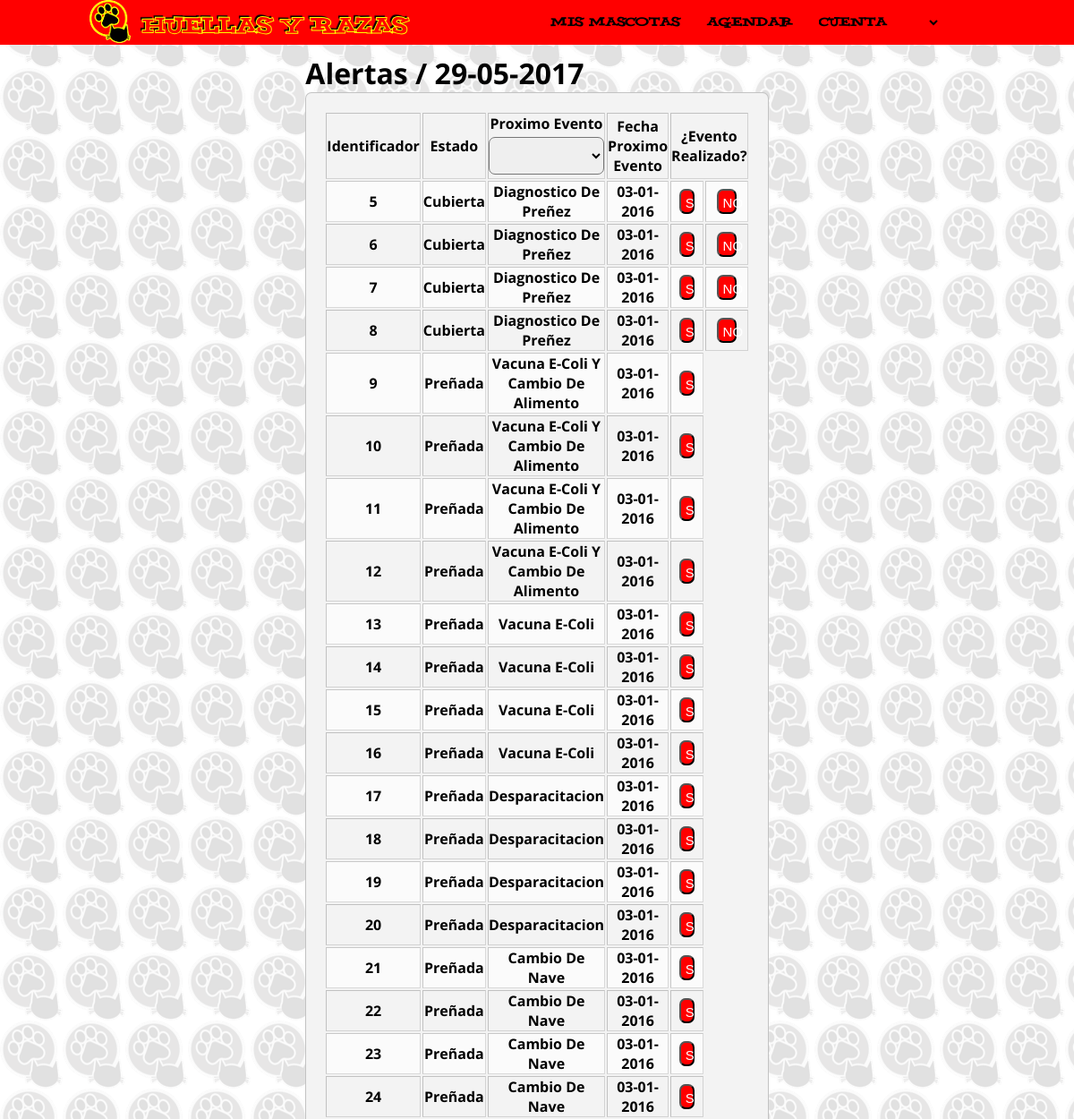
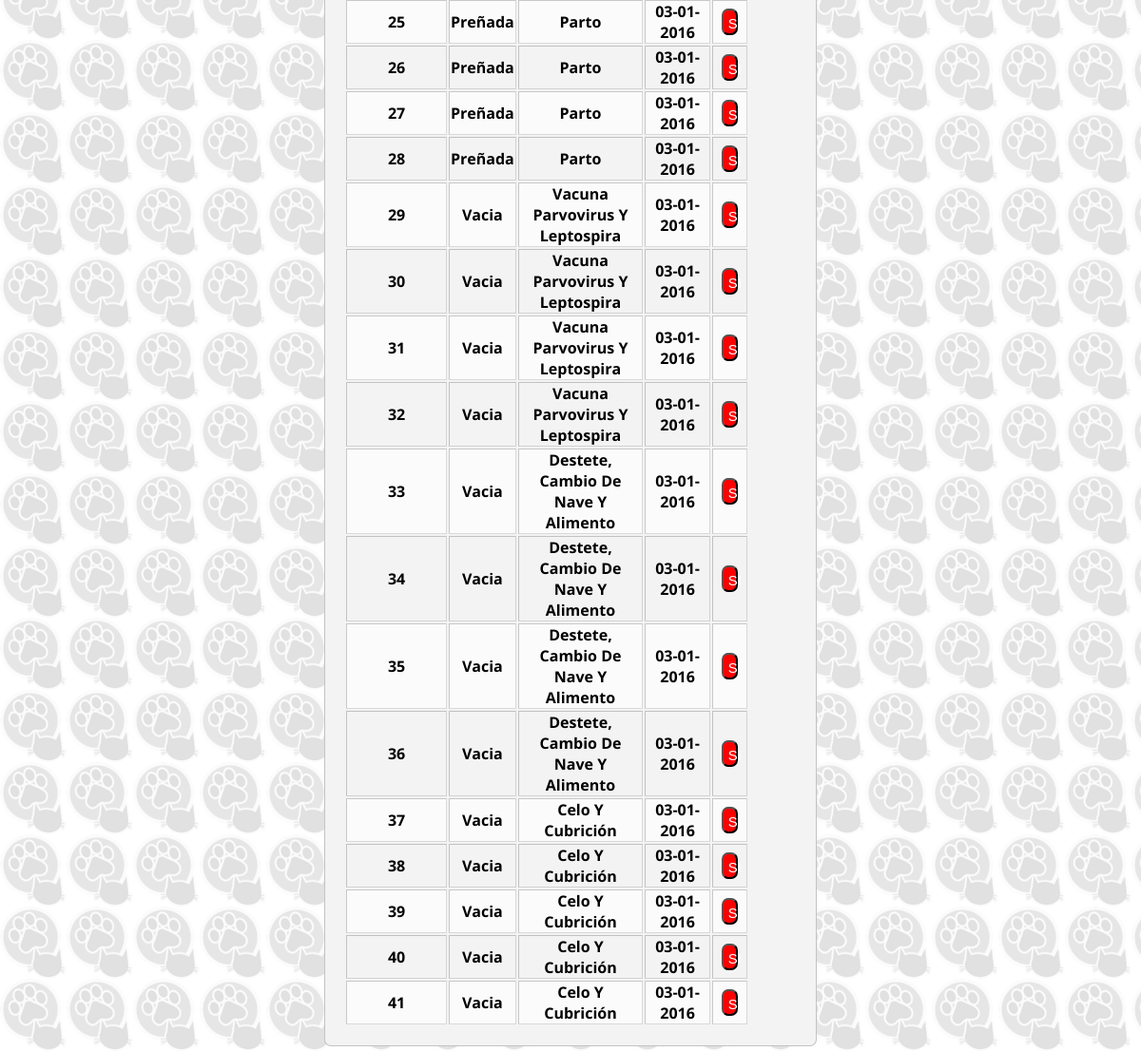
Screenshot of /pruebas/alertas.php (signed in) with the database file from the repository (2 pictures, top to bottom).
### tables this page shows
CREATE TABLE `alarmas` (
  `idalarma` int(11) NOT NULL,
  `fecha` date NOT NULL,
  `idhembra` int(11) DEFAULT NULL,
  `estado` text NOT NULL,
  `idproxeven` int(11) NOT NULL,
  `proxevento` text NOT NULL,
  `fproxevento` date NOT NULL,
  `Eventorealizado` text NOT NULL
);

### pruebas/alertas.php (the view, shortened to what this page needs)
<?php
if(!isset($_SESSION["session_username"])) {
	header("location:login.php");
} else {
?>
<?php
$filtro=$_GET['filtro'];
$fecha= date("d-m-Y");
if($filtro=="Todas" or !isset($_GET['filtro'])){
    $res=mysql_query("SELECT * FROM alarmas WHERE CURDATE()>= DATE_SUB(fproxevento, INTERVAL 5 DAY) AND Eventorealizado='No' AND idproxeven>0");
    }else{
            $res=mysql_query("SELECT * FROM alarmas WHERE CURDATE()>= DATE_SUB(fproxevento, INTERVAL 5 DAY) AND Eventorealizado='No' AND idproxeven='$filtro'");
     }
?>
<?php include("includes/header-herramientas.php"); ?>
<table border="1">
    <caption><h1>Alertas / <?php echo $fecha ?></h1></caption>
 <tr>
     <th>Identificador</th>
     <th>Estado</th>
     <th>Proximo Evento
            <select onchange="location= this.value;">
                <option></option>
                <option value="alertas.php?filtro=Todas">Todos</option>
            </select>
     </th>
     <th>Fecha Proximo Evento</th>
     <th colspan="2">¿Evento Realizado?</th>
 </tr>
 <?php
 while($fila=mysql_fetch_array($res)){
 ?>
 <tr>
     <form method="post" action="validarevento.php">
     <th><?php echo $fila['idhembra']; ?></th>
     <th><?php echo $fila['estado']; ?></th>
     <th><?php echo $fila['proxevento']; ?></th>
     <th><?php echo $fila['fproxevento']=date('d-m-Y',strtotime($fila['fproxevento'])); ?></th>
     <th><center><input type="hidden" name="prox" value="<?php echo $fila['idproxeven']; ?>">
         <button type="submit" name="casilla" value="<?php echo $fila['idalarma']; ?>">SI</button></center></th>
         </form>
     <?php
        if ($fila['idproxeven']==1 or $fila['idproxeven']==2){
     ?>
     <th><center><button name="no" value="n" onclick="location.href='validarno.php?ide=<?php echo $fila['idalarma']; ?>'">NO</button></center></th>
 <?php
    }
 ?>
     </tr>
 <?php
    }
 ?>
</table><br>
<?php
       }
?>

### includes/header-herramientas.php (shortened to what this page needs)
<!DOCTYPE html>
<html lang="es">
	<head>
        <link rel="stylesheet" href="css/fontello.css">
		<link rel="stylesheet" href="css/estilos.css">
    </head>
    <body style="background-image: url( img/fondo.png);">
        <header>
            <div class="contenedor">
                <h1><img src="img/logo.png"></h1>
                <h1 id="logo">Huellas y Razas</h1>
                <nav class="menu">
                    <a id="her" href="vermascotas.php">Mis Mascotas</a>
                    <a id="her" href="agenda.php">Agendar</a>
                    <select onchange="location= this.value;">
                            <option value="" selected hidden>Cuenta</option>
                    </select>
                </nav>
            </div>
        </header>
    </body>

### css/estilos.css (style rules this page uses)
* { margin: 0; padding: 0; box-sizing: border-box; }
body { font-family: 'Open Sans', sans-serif; }
header { width: 100%; height: 50px; background: #FF0000; color: #000000; position: fixed; top: 0; left: 0; z-index: 100; }
.contenedor { width: 98%; margin: auto; }
#her { font-family:'yahoo'; font-family:'yahoo'; font-size: 75%; }
#logo { font-family:'yahoo'; font-size: 80%; padding: 13px; -webkit-text-fill-color: red; -webkit-text-stroke: 1px yellow; text-shadow: -2px -2px 1px #000; }
h1 { float: left; }
header .contenedor { display: table; }
@media (min-width:1024px) { #logo { font-size: 130%; } }
@media (min-width:1024px) { .contenedor { width: 1000px; } }

### css/menu.css (style rules this page uses)
.menu { position: absolute; top: 50px; left: 0; width: 100%; height: 100vh; background: #FF0000; transition: all 0.5s; transform: translateX(-100%); }
.menu a { display: block; color: #000000; height: 50px; text-decoration: none; padding: 15px; border-bottom: 1px solid rgba(255,255,255,0.3); }
.menu select { background: red; width: 30%; border: none; font-family: yahoo; font-size: 12px; }
.menu select option { padding-bottom: 50px; }
@media (min-width:1024px) { .menu { position: static; width: auto; height: auto; transform: translateX(0%); float: right; display: flex; } }
@media (min-width:1024px) { .menu a { border: none; } }

### css/formulario.css (style rules this page uses)
table { text-transform: capitalize; margin:auto; margin-top: 60px; width: 90%; max-width: 500px; max-height: 1000px; background: #F3F3F3; padding: 20px; border: 1px solid rgba(0,0,0,0.2); border-radius: 7px; }
tr:nth-child(odd) { background-color:#grey; }
tr:nth-child(even) { background-color:#fbfbfb; }
form { margin:auto; margin-top: 60px; width: 90%; max-width: 400px; max-height: 1100px; background: #F3F3F3; padding: 20px; border: 1px solid rgba(0,0,0,0.2); border-radius: 7px; }
select { display: block; padding: 10px; width: 100%; height: 42px; margin: 4px 0; font-size: 15px; }
button { display: block; padding: 5px; width: 50%; height: 28px; margin: 4px 0; font-size: 15px; border-radius: 7px; color: #fff; background: #FF0000; }
select { border-radius: 7px; }

### rows the page displays
alarmas: idhembra "5", estado "Cubierta", proxevento "Diagnostico De Preñez", fproxevento "03-01-2016"
alarmas: idhembra "6", estado "Cubierta", proxevento "Diagnostico De Preñez", fproxevento "03-01-2016"
alarmas: idhembra "7", estado "Cubierta", proxevento "Diagnostico De Preñez", fproxevento "03-01-2016"
alarmas: idhembra "8", estado "Cubierta", proxevento "Diagnostico De Preñez", fproxevento "03-01-2016"
alarmas: idhembra "9", estado "Preñada", proxevento "Vacuna E-Coli Y Cambio De Alimento", fproxevento "03-01-2016"
alarmas: idhembra "10", estado "Preñada", proxevento "Vacuna E-Coli Y Cambio De Alimento", fproxevento "03-01-2016"
alarmas: idhembra "11", estado "Preñada", proxevento "Vacuna E-Coli Y Cambio De Alimento", fproxevento "03-01-2016"
alarmas: idhembra "12", estado "Preñada", proxevento "Vacuna E-Coli Y Cambio De Alimento", fproxevento "03-01-2016"
alarmas: idhembra "13", estado "Preñada", proxevento "Vacuna E-Coli", fproxevento "03-01-2016"
alarmas: idhembra "14", estado "Preñada", proxevento "Vacuna E-Coli", fproxevento "03-01-2016"
alarmas: idhembra "15", estado "Preñada", proxevento "Vacuna E-Coli", fproxevento "03-01-2016"
alarmas: idhembra "16", estado "Preñada", proxevento "Vacuna E-Coli", fproxevento "03-01-2016"
alarmas: idhembra "17", estado "Preñada", proxevento "Desparacitacion", fproxevento "03-01-2016"
alarmas: idhembra "18", estado "Preñada", proxevento "Desparacitacion", fproxevento "03-01-2016"
alarmas: idhembra "19", estado "Preñada", proxevento "Desparacitacion", fproxevento "03-01-2016"
alarmas: idhembra "20", estado "Preñada", proxevento "Desparacitacion", fproxevento "03-01-2016"
alarmas: idhembra "21", estado "Preñada", proxevento "Cambio De Nave", fproxevento "03-01-2016"
alarmas: idhembra "22", estado "Preñada", proxevento "Cambio De Nave", fproxevento "03-01-2016"
alarmas: idhembra "23", estado "Preñada", proxevento "Cambio De Nave", fproxevento "03-01-2016"
alarmas: idhembra "24", estado "Preñada", proxevento "Cambio De Nave", fproxevento "03-01-2016"
alarmas: idhembra "25", estado "Preñada", proxevento "Parto", fproxevento "03-01-2016"
alarmas: idhembra "26", estado "Preñada", proxevento "Parto", fproxevento "03-01-2016"
alarmas: idhembra "27", estado "Preñada", proxevento "Parto", fproxevento "03-01-2016"
alarmas: idhembra "28", estado "Preñada", proxevento "Parto", fproxevento "03-01-2016"
alarmas: idhembra "29", estado "Vacia", proxevento "Vacuna Parvovirus Y Leptospira", fproxevento "03-01-2016"
alarmas: idhembra "30", estado "Vacia", proxevento "Vacuna Parvovirus Y Leptospira", fproxevento "03-01-2016"
alarmas: idhembra "31", estado "Vacia", proxevento "Vacuna Parvovirus Y Leptospira", fproxevento "03-01-2016"
alarmas: idhembra "32", estado "Vacia", proxevento "Vacuna Parvovirus Y Leptospira", fproxevento "03-01-2016"
alarmas: idhembra "33", estado "Vacia", proxevento "Destete, Cambio De Nave Y Alimento", fproxevento "03-01-2016"
alarmas: idhembra "34", estado "Vacia", proxevento "Destete, Cambio De Nave Y Alimento", fproxevento "03-01-2016"
alarmas: idhembra "35", estado "Vacia", proxevento "Destete, Cambio De Nave Y Alimento", fproxevento "03-01-2016"
alarmas: idhembra "36", estado "Vacia", proxevento "Destete, Cambio De Nave Y Alimento", fproxevento "03-01-2016"
alarmas: idhembra "37", estado "Vacia", proxevento "Celo Y Cubrición", fproxevento "03-01-2016"
alarmas: idhembra "38", estado "Vacia", proxevento "Celo Y Cubrición", fproxevento "03-01-2016"
alarmas: idhembra "39", estado "Vacia", proxevento "Celo Y Cubrición", fproxevento "03-01-2016"
alarmas: idhembra "40", estado "Vacia", proxevento "Celo Y Cubrición", fproxevento "03-01-2016"
alarmas: idhembra "41", estado "Vacia", proxevento "Celo Y Cubrición", fproxevento "03-01-2016"
